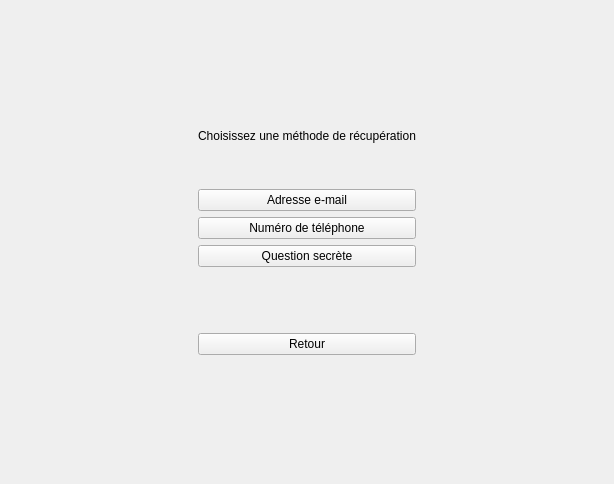
<?xml version="1.0" encoding="UTF-8"?>
<ui version="4.0">
 <class>PassForgottenPage</class>
 <widget class="QWidget" name="PassForgottenPage">
  <property name="geometry">
   <rect>
    <x>0</x>
    <y>0</y>
    <width>614</width>
    <height>484</height>
   </rect>
  </property>
  <property name="windowTitle">
   <string>Form</string>
  </property>
  <layout class="QHBoxLayout" name="horizontalLayout">
   <item>
    <spacer name="horizontalSpacer">
     <property name="orientation">
      <enum>Qt::Horizontal</enum>
     </property>
     <property name="sizeHint" stdset="0">
      <size>
       <width>40</width>
       <height>20</height>
      </size>
     </property>
    </spacer>
   </item>
   <item>
    <layout class="QVBoxLayout" name="verticalLayout">
     <item>
      <spacer name="verticalSpacer_2">
       <property name="orientation">
        <enum>Qt::Vertical</enum>
       </property>
       <property name="sizeHint" stdset="0">
        <size>
         <width>20</width>
         <height>40</height>
        </size>
       </property>
      </spacer>
     </item>
     <item>
      <spacer name="verticalSpacer_5">
       <property name="orientation">
        <enum>Qt::Vertical</enum>
       </property>
       <property name="sizeHint" stdset="0">
        <size>
         <width>20</width>
         <height>40</height>
        </size>
       </property>
      </spacer>
     </item>
     <item>
      <widget class="QLabel" name="label">
       <property name="text">
        <string>Choisissez une méthode de récupération</string>
       </property>
      </widget>
     </item>
     <item>
      <spacer name="verticalSpacer_3">
       <property name="orientation">
        <enum>Qt::Vertical</enum>
       </property>
       <property name="sizeType">
        <enum>QSizePolicy::Minimum</enum>
       </property>
       <property name="sizeHint" stdset="0">
        <size>
         <width>20</width>
         <height>40</height>
        </size>
       </property>
      </spacer>
     </item>
     <item>
      <widget class="QPushButton" name="pushButton">
       <property name="text">
        <string>Adresse e-mail</string>
       </property>
      </widget>
     </item>
     <item>
      <widget class="QPushButton" name="pushButton_2">
       <property name="text">
        <string>Numéro de téléphone</string>
       </property>
      </widget>
     </item>
     <item>
      <widget class="QPushButton" name="pushButton_3">
       <property name="text">
        <string>Question secrète</string>
       </property>
      </widget>
     </item>
     <item>
      <spacer name="verticalSpacer_4">
       <property name="orientation">
        <enum>Qt::Vertical</enum>
       </property>
       <property name="sizeHint" stdset="0">
        <size>
         <width>20</width>
         <height>40</height>
        </size>
       </property>
      </spacer>
     </item>
     <item>
      <widget class="QPushButton" name="button_back">
       <property name="text">
        <string>Retour</string>
       </property>
      </widget>
     </item>
     <item>
      <spacer name="verticalSpacer_6">
       <property name="orientation">
        <enum>Qt::Vertical</enum>
       </property>
       <property name="sizeHint" stdset="0">
        <size>
         <width>20</width>
         <height>40</height>
        </size>
       </property>
      </spacer>
     </item>
     <item>
      <spacer name="verticalSpacer">
       <property name="orientation">
        <enum>Qt::Vertical</enum>
       </property>
       <property name="sizeHint" stdset="0">
        <size>
         <width>20</width>
         <height>40</height>
        </size>
       </property>
      </spacer>
     </item>
    </layout>
   </item>
   <item>
    <spacer name="horizontalSpacer_2">
     <property name="orientation">
      <enum>Qt::Horizontal</enum>
     </property>
     <property name="sizeHint" stdset="0">
      <size>
       <width>40</width>
       <height>20</height>
      </size>
     </property>
    </spacer>
   </item>
  </layout>
 </widget>
 <resources/>
 <connections/>
</ui>
